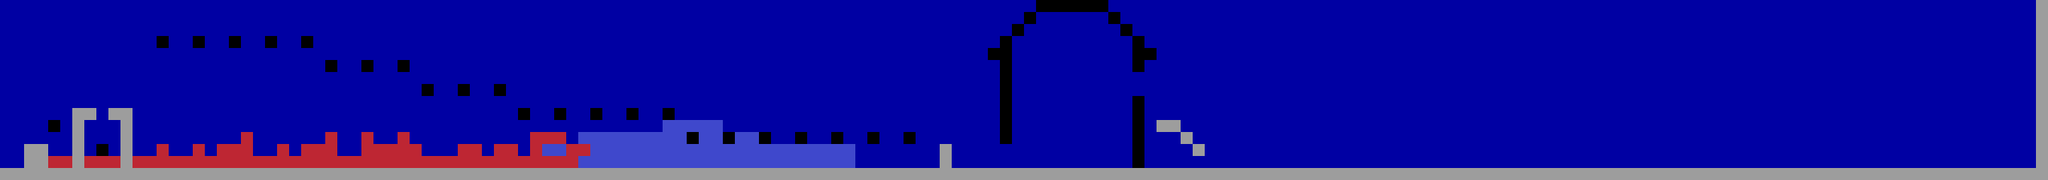

A 2D game scene composited from a Tiled map and its tileset images. What follows is a short description and the map's XML, with each tile layer's data collapsed to a summary:
An orthogonal 170x15 tile map with 16x16 px tiles, 3 tile layers (platforms, background, kill) and 2 objects (playerSpawn).

<map version="1.10" tiledversion="1.10.2" orientation="orthogonal" renderorder="right-down" width="170" height="15" tilewidth="16" tileheight="16" infinite="0" backgroundcolor="#0000a3" nextlayerid="6" nextobjectid="18">
 <editorsettings>
  <export target="level1.json" format="json" />
 </editorsettings>
 <tileset firstgid="1" name="platyKiwi" tilewidth="16" tileheight="16" tilecount="240" columns="16">
  <image source="platyKiwi.png" width="256" height="240" />
 </tileset>
 <layer id="1" name="platforms" width="170" height="15">
  <data>[2550 cells, 231 non-empty, 1 distinct tile ids]</data>
 </layer>
 <layer id="5" name="background" width="170" height="15">
  <data>[2550 cells, 257 non-empty, 2 distinct tile ids]</data>
 </layer>
 <layer id="3" name="kill" width="170" height="15">
  <data>[2550 cells, 137 non-empty, 3 distinct tile ids]</data>
 </layer>
 <objectgroup id="4" name="Spawn" visible="0">
  <object id="14" name="playerSpawn" x="16" y="224">
   <point />
  </object>
  <object id="15" x="1255.09" y="195.818" height="0.181818" />
 </objectgroup>
</map>